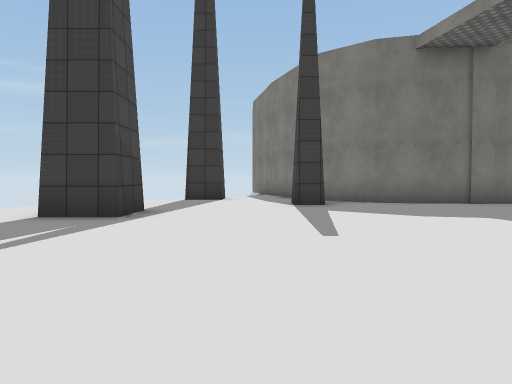
View 1 (above)

16 first-person views from a walk through a scene from a Unity 3-D project. The camera is 1.2 m above the floor, tilts 2° down and sees 70° across. The floor is counted in squares, 2 m on a side. Each view is taken from the middle of a square. On the plan, view 1 faces up. The plan holds only what a view shows up to about 10 squares ahead; the rest is blank. The place goes on beyond the plan. The player is left out. Some animated figures are not drawn. Some surface patterns are stand-ins.

View 2
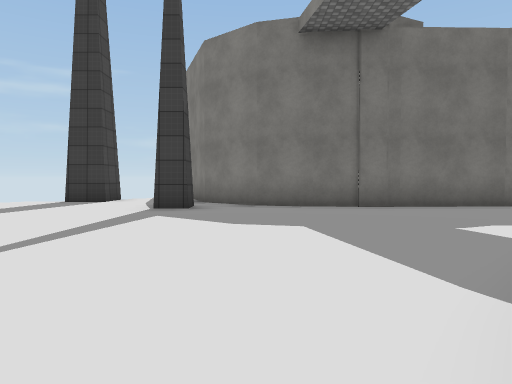

View 3
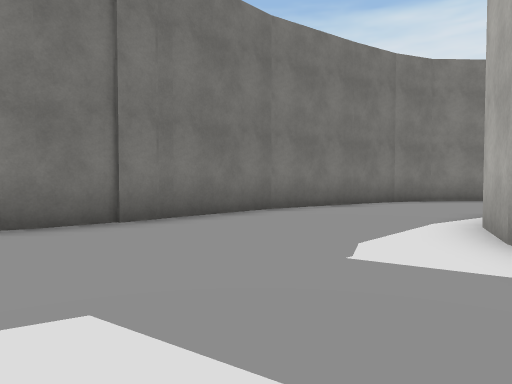

View 4
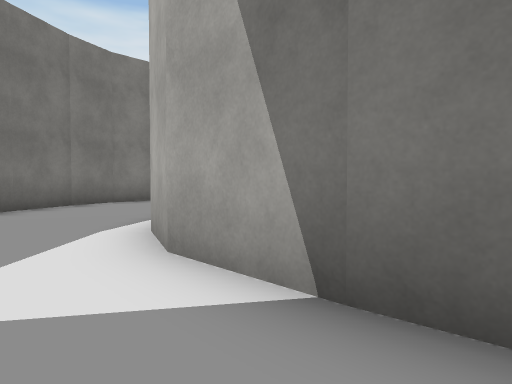

View 5
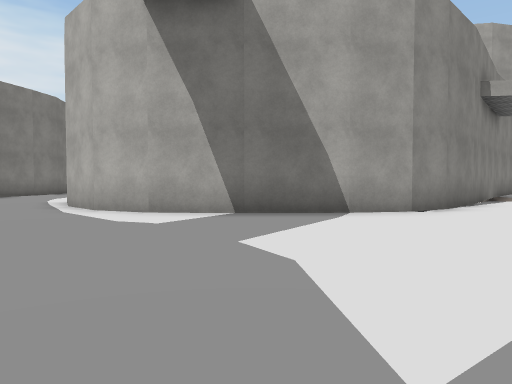

View 6
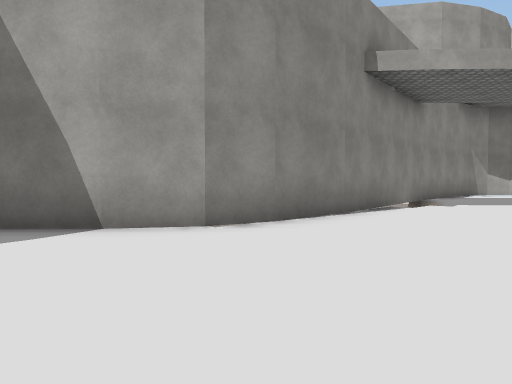

View 7
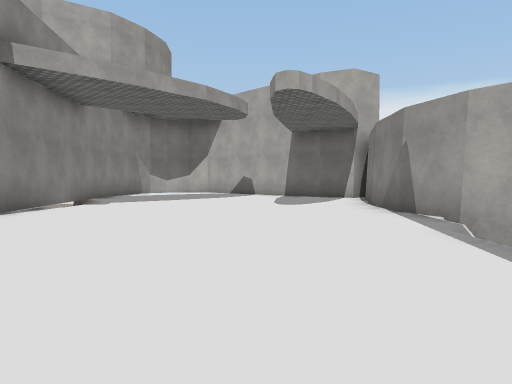

View 8
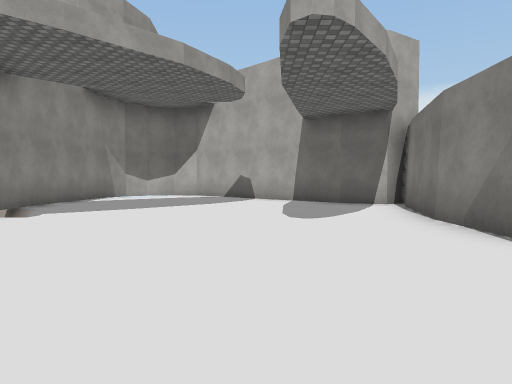

View 9
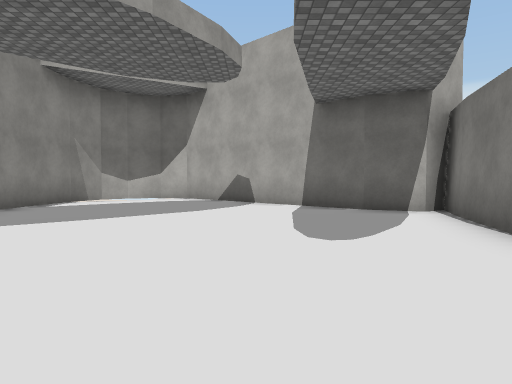

View 10
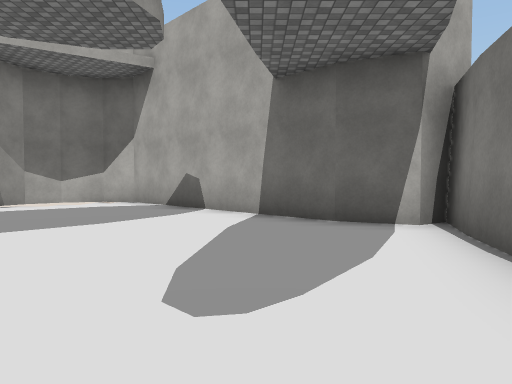

View 11
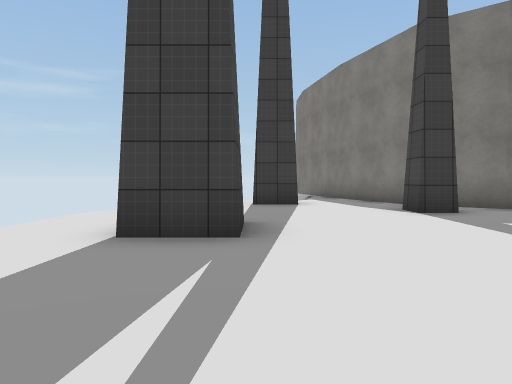

View 12
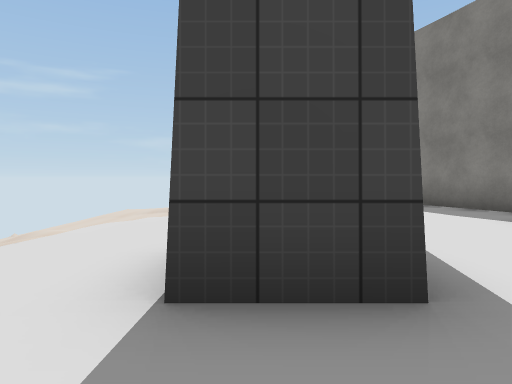

View 13
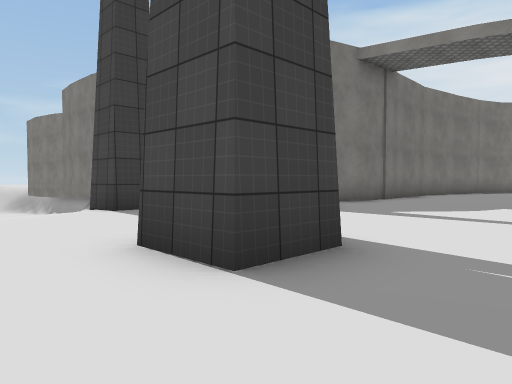

View 14
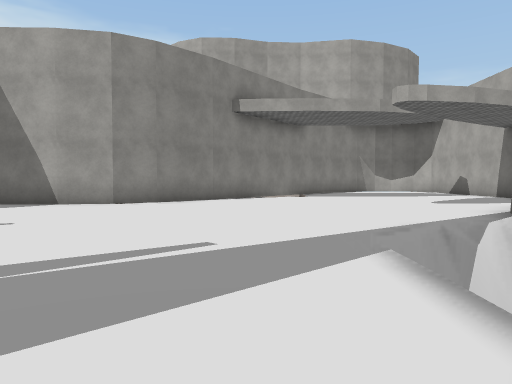

View 15
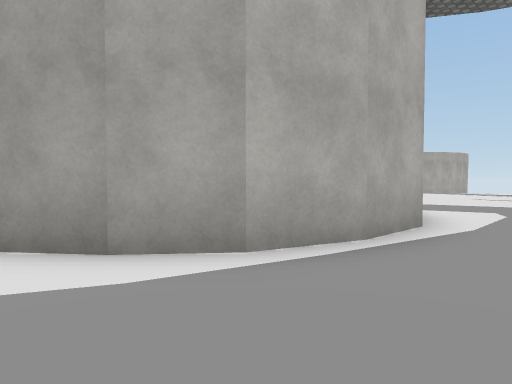

View 16
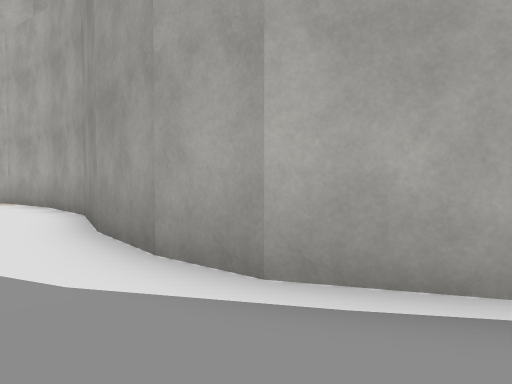

### Floor plan
Points are (right, up) in squares from view 1. A wall is a line through its corners. A room is listed if a view was taken in it or the views show most of it. See-through windows are left out.
Room 1 (views 1, 2, 3, 4, 5, 6, 7, 8, 9, 10, 11, 12, 13, 15, 16)
walls: (3.5, 0.1) (3.7, 1.2) (4.4, 2.2) (6.9, 4.8); (3.5, -1.8) (3.5, 0.2); (-4.6, -1) (-4.1, -1.5) (-3.6, -2.7) (-3.7, -4.6); (6.9, 4.7) (8.2, 5.2) (9.8, 5.2); (-3.7, -4.4) (-4.6, -8) (-4.1, -7.8) (-3.1, -8.2) (1.2, -12.6) (2, -12.7) (3, -12.3) (3.5, -11.8) (3.9, -10.6); (-2.2, 7.1) (-2.2, 5.8) (-3.4, 5.8); (1.6, 9.2) (1.6, 8.6) (0.9, 8.5); (9.6, 5.2) (11, 4.8) (11.9, 4.1); (4.3, 9) (3, 9.3) (1.7, 10.5); (4, -9.1) (4, -6.4) (3.5, -1.7); (11.7, 4.2) (12.9, 2.8); (8.5, 8.8) (4.2, 9); (3.9, -10.8) (4.1, -8.9); (12.7, 2.9) (13.5, 1.5); (8.5, 9.1) (5.2, 8.9); (12.4, 8.3) (8.4, 9); (13.6, 7.7) (12.3, 8.2)
ways out: opening at (-2.5, 6) to room 2
Room 2 (view 14)
walls: (-0.9, 10.7) (-2, 10.7) (-2, 11.5); (-3.4, 5.8) (-3.4, 7.1); (0.9, 8.5) (0.9, 9.2); (1.7, 10.5) (1.3, 11.6)
ways out: opening at (-2.5, 6) to room 1

Where each view was taken, in squares from view 1:
view 1: 0 up, 0 right, facing up
view 2: 1 up, 3 right, facing up
view 3: 4 up, 3 right, facing up-right
view 4: 4 up, 4 right, facing right
view 5: 8 up, 1 right, facing down-right
view 6: 4 up, 0 right, facing down-right
view 7: 4 up, 1 left, facing down
view 8: 1 up, 1 left, facing down
view 9: 1 down, 1 left, facing down
view 10: 3 down, 2 left, facing down
view 11: 2 up, 2 left, facing up
view 12: 4 up, 3 left, facing up
view 13: 4 up, 5 left, facing up-right
view 14: 5 up, 5 left, facing down-right
view 15: 7 up, 13 right, facing down-left
view 16: 7 up, 11 right, facing down
